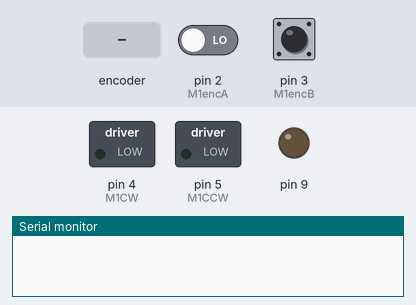
A sketch run on a simulated Arduino Uno, built with avr-gcc and run on an emulated ATmega328P. Shown: switched loads named in the sketch (green lamp = pin HIGH), output pins drawn as LEDs (lit = HIGH), the last lines printed to the serial monitor. The inputs (shaded band) are chosen by the test bench; at power-on: pin 2 (M1encA) LOW, pin 3 (M1encB) HIGH.

Above: at 0.1 s.
At 1.2 s:
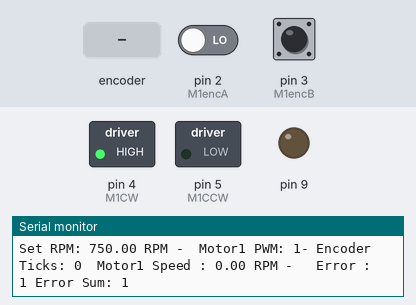
1.3 s: rotary encoder on pin 2 (M1encA) / pin 3 (M1encB) turned 1 step (first pin leading)
Timing chart, 0 to 10.2 s (numbered marks = the images above; inputs shaded):
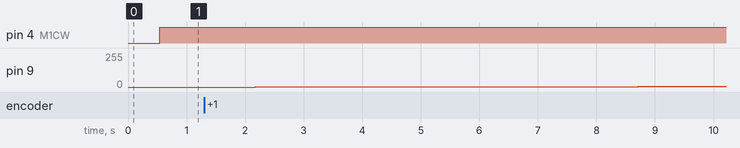

The sketch:

DELTA.ino
```cpp
#include <TimerOne.h>

// Globals for Motor 1 and its encoder
const int M1encA = 2;
const int M1encB = 3;
const int M1CW = 4;//IN1 pin
const int M1CCW = 5;//IN2 pin
const int M1CPR = 64;

volatile bool M1Anow;
volatile bool M1Bnow;
volatile bool M1Apast;
volatile bool M1Bpast;
volatile int M1encCount = 0;
//End of Motor 1 and its encoder variables **********************************

//const int TimerOneInterval = 1000000;// 1 sec in microseconds

//Globals for PID ***********************************************************
int kp = 1, ki = 1, kd = 0;
float setRPM = 750, calcRPM = 0;
int M1PWM = 0;
const int M1PWR = 9;
int Err = 0, pastErr = 0, ErrSum = 0, dErr = 0;

//Interrupt Service Routines *************************************************

// M1ENC() used to write present and past values Motor1's encoder channels
void M1ENC(){
  M1Anow = digitalRead(M1encA);
  M1Bnow = digitalRead(M1encB);

  M1encCount += ParseEncoder();

  M1Apast = M1Anow;
  M1Bpast = M1Bnow;
  }
 // End of writing Encoder Channel A & B flip-flops ***************************
 int ParseEncoder(){
    if(M1Apast && M1Bpast){
    if(M1Anow && !M1Bnow) return 1;
    if(!M1Anow && M1Bnow) return -1;
  }else if(!M1Apast && M1Bpast){
    if(M1Anow && M1Bnow) return 1;
    if(!M1Anow && !M1Bnow) return -1;
  }else if(!M1Apast && !M1Bpast){
    if(!M1Anow && M1Bnow) return 1;
    if(M1Anow && !M1Bnow) return -1;
  }else if(M1Apast && !M1Bpast){
    if(!M1Anow && !M1Bnow) return 1;
    if(M1Anow && M1Bnow) return -1;
  }
 }
// End of ParseEncoder ******************************************************

void ISR_timerone(){
  Timer1.detachInterrupt();  // Stop the timer

  Serial.print("Set RPM: ");
  Serial.print(setRPM);
  Serial.print(" RPM -");

  Serial.print("  Motor1 PWM: ");
  Serial.print(M1PWM);

  Serial.print("- Encoder Ticks: ");
  Serial.print(M1encCount);

  Serial.print("  Motor1 Speed : ");
  calcRPM = (M1encCount / M1CPR) * 60.00;  // calculate RPM for Motor 1 = [(num. of counts in 1 sec)/(counts in 1 revolution)]x(60 seconds in 1 min.)
  //Counts per Rotation = 4 x PPR
  Serial.print(calcRPM);
  Serial.print(" RPM - ");
  M1encCount = 0;  //  reset counter to zero

  Serial.print("  Error : ");
  if(calcRPM < setRPM){
    Err = 1;
  }
  else if (calcRPM > setRPM){
    Err = -1;
  }
  else {
    Err = 0;
  }
  Serial.print(Err);

  Serial.print(" Error Sum: ");
  ErrSum += (ki*pastErr);
  pastErr = Err;
  Serial.print(ErrSum);
  Serial.print("\n");

  if(setRPM > 0){
    digitalWrite(M1CW, HIGH);
    digitalWrite(M1CCW, LOW);
  }
  else if(setRPM <0){
    digitalWrite(M1CW, LOW);
    digitalWrite(M1CCW, HIGH);
  }
  else if(setRPM == 0){
    digitalWrite(M1CW, LOW);
    digitalWrite(M1CCW, LOW);
  }
  M1PWM = (kp * Err) + ErrSum;

  Timer1.setPwmDuty(M1PWR, M1PWM);

  Timer1.attachInterrupt( ISR_timerone );  // Enable the timer
  }// End of ISR_timerone()

void setup() {
  Serial.begin(9600);

  pinMode(M1encA, INPUT);
  pinMode(M1encB, INPUT);
  pinMode(M1CW, OUTPUT);
  pinMode(M1CCW, OUTPUT);

  Timer1.initialize(500000); // set timer for 1sec
  Timer1.pwm(M1PWR, 0);
  attachInterrupt(digitalPinToInterrupt (M1encA), M1ENC, CHANGE);  // Increase counter 1 when speed sensor pin goes changes H/L->L/H
  attachInterrupt(digitalPinToInterrupt (M1encB), M1ENC, CHANGE);  // Increase counter 2 when speed sensor pin goes changes H/L->L/H
  Timer1.attachInterrupt( ISR_timerone ); // Enable the timer

}

void loop() {
  // put your main code here, to run repeatedly:

}
```
